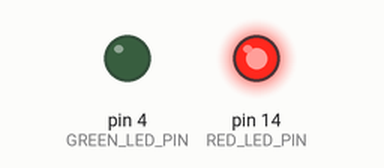
Simulated run of this sketch. Board: Arduino Uno, built with avr-gcc and run on an emulated ATmega328P. Parts: output pins drawn as LEDs (lit = HIGH).

Above: at 0.5 s.
At 1.5 s:
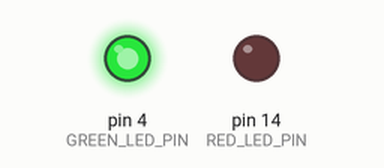
At 5.5 s:
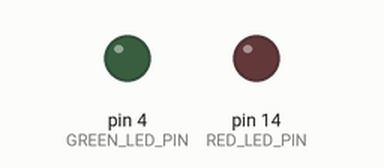
Timing chart, 0 to 6.9 s (numbered marks = the images above):
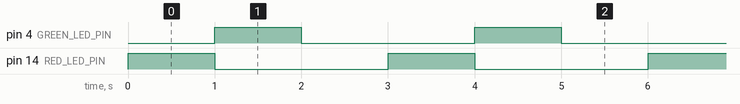

Measured:
- by itself, pin 4 (GREEN_LED_PIN), pin 14 (RED_LED_PIN): alternates HIGH for 1.0 s and LOW for 2.0 s
- by itself, everything shown: repeats every 3.0 s, in 3 steps

The sketch:

leds_control.ino
```cpp
// This Code is Designed by Prince Kushwaha

// Define the GPIO pins for the LEDs
#define RED_LED_PIN 14   // GPIO 14 (D5)
#define GREEN_LED_PIN 4 // GPIO 4 (D2)

void setup() {
  // Initialize the GPIO pins as outputs
  pinMode(RED_LED_PIN, OUTPUT);
  pinMode(GREEN_LED_PIN, OUTPUT);

  // Initially turn off both LEDs
  digitalWrite(RED_LED_PIN, LOW);
  digitalWrite(GREEN_LED_PIN, LOW);
}

void loop() {
  // Turn on the red LED, turn off the green LED
  digitalWrite(RED_LED_PIN, HIGH);
  digitalWrite(GREEN_LED_PIN, LOW);
  delay(1000); // Wait for 1 second

  // Turn off the red LED, turn on the green LED
  digitalWrite(RED_LED_PIN, LOW);
  digitalWrite(GREEN_LED_PIN, HIGH);
  delay(1000); // Wait for 1 second

  // Turn off both LEDs
  digitalWrite(RED_LED_PIN, LOW);
  digitalWrite(GREEN_LED_PIN, LOW);
  delay(1000); // Wait for 1 second
}
```
